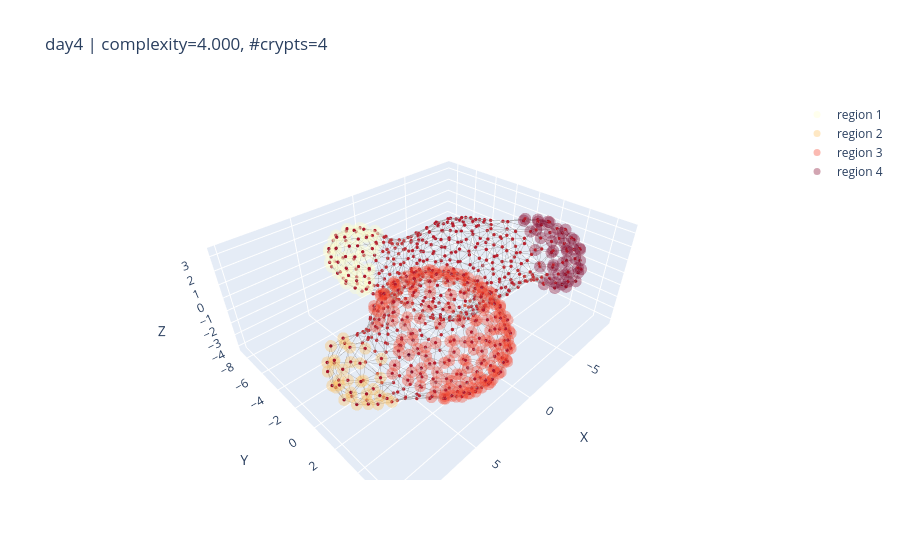
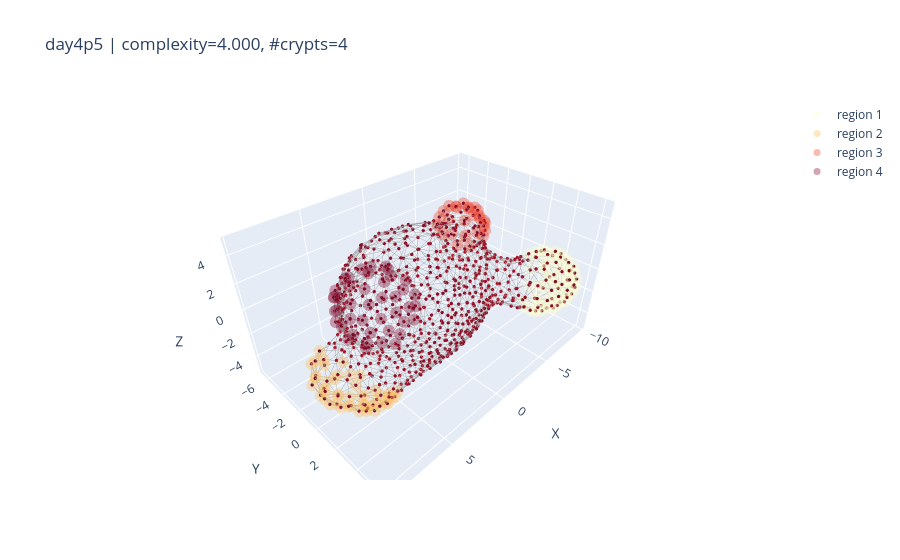

Source (notebook cell) for these figures, in order:
### Code cell
import numpy as np

def plot_random_samples_by_filters(
    results,
    k=3,
    n_crypts=None,                 # e.g. 3 for exact match
    n_crypts_range=None,           # e.g. (2, 5) inclusive; ignored if n_crypts is set
    complexity_range=None,         # e.g. (0.2, 0.6) inclusive
    seed=None,
    node_size=2,
    colorscale='YlOrRd'
):
    """
    Pool across all timepoints, filter by #crypts and complexity, sample k organoids, and plot.

    Parameters
    ----------
    results : dict
        Your per-timepoint results structure.
    k : int
        Number of random samples to plot (pooled across timepoints).
    n_crypts : int or None
        Exact number of crypts to match. If provided, overrides n_crypts_range.
    n_crypts_range : (int, int) or None
        Inclusive range for number of crypts; ignored if n_crypts is not None.
    complexity_range : (float, float) or None
        Inclusive range for complexity. If None, no complexity filtering.
    seed : int or None
        Seed for reproducible sampling. If None, sampling is unseeded.
    node_size : int
        Passed to plot_organoid_graph.
    colorscale : str
        Passed to add_region_overlays for crypts overlay.
    """
    # Gather all candidates as (tp, idx) pairs after filtering
    candidates = []
    for tp, d in results.items():
        comp_arr   = d.get("complexity", [])
        crypts_all = d.get("crypts_all", [])
        N = min(len(comp_arr), len(crypts_all))
        for i in range(N):
            cval = comp_arr[i]
            if cval is None or (isinstance(cval, float) and np.isnan(cval)):
                continue

            n_cr = len(crypts_all[i]) if crypts_all[i] is not None else 0

            # Filter by number of crypts
            if n_crypts is not None:
                if n_cr != int(n_crypts):
                    continue
            elif n_crypts_range is not None:
                lo, hi = n_crypts_range
                if not (lo <= n_cr <= hi):
                    continue

            # Filter by complexity
            if complexity_range is not None:
                clo, chi = complexity_range
                if not (clo <= float(cval) <= chi):
                    continue

            candidates.append((tp, i))

    if not candidates:
        msg = "No organoids match the filters"
        parts = []
        if n_crypts is not None: parts.append(f"#crypts == {n_crypts}")
        elif n_crypts_range is not None: parts.append(f"{n_crypts_range[0]} ≤ #crypts ≤ {n_crypts_range[1]}")
        if complexity_range is not None: parts.append(f"{complexity_range[0]} ≤ complexity ≤ {complexity_range[1]}")
        if parts: msg += f" ({', '.join(parts)})."
        print(msg)
        return

    if seed is not None:
        np.random.seed(seed)

    choose_k = min(k, len(candidates))
    sel_idxs = np.random.choice(len(candidates), size=choose_k, replace=False)

    for j in sel_idxs:
        tp, i = candidates[j]
        d = results[tp]

        fig = plot_organoid_graph(
            d['centroids_all'][i],
            d['cell_graphs_all'][i],
            d['HKS_all'][i][:, 0],
            node_size=node_size
        )
        # crypts overlay
        add_region_overlays(fig, d['centroids_all'][i], d['crypts_all'][i], colorscale=colorscale)
        # villus overlay
        # add_region_overlays(fig, d['centroids_all'][i], [d['villus_all'][i]])

        # Optional: annotate for context
        try:
            cval = float(d['complexity'][i])
            n_cr = len(d['crypts_all'][i]) if d['crypts_all'][i] is not None else 0
            fig.update_layout(title=f"{tp} | complexity={cval:.3f}, #crypts={n_cr}")
        except Exception:
            pass

        fig.show()



# ---- Example calls ----
# Exact #crypts = 3, any complexity:
plot_random_samples_by_filters(results, k=10, n_crypts=4, complexity_range=(0, 4))

# #crypts in [2,5] and complexity in [0.2, 0.6]:
# plot_random_samples_by_filters(results, k=4, n_crypts_range=(2,5), complexity_range=(0.2, 0.6))

### Figure 1 — Plotly figure (JSON) as saved in the notebook; plotly's stock layout.template omitted (floating-point values rounded to 4 significant figures; data arrays with more than 128 entries replaced by an {"elided": "..."} marker saying what was removed)
{"data": [{"hoverinfo": "skip", "line": {"color": "rgba(120,120,120,0.75)", "width": 1}, "mode": "lines", "showlegend": false, "type": "scatter3d", "x": {"elided": "6558 float values"}, "y": {"elided": "6558 float values"}, "z": {"elided": "6558 float values"}}, {"hoverinfo": "skip", "marker": {"cmax": 0.1028, "cmid": 0, "cmin": -0.1028, "color": {"elided": "725 float values"}, "colorscale": [[0, "rgb(5,48,97)"], [0.1, "rgb(33,102,172)"], [0.2, "rgb(67,147,195)"], [0.3, "rgb(146,197,222)"], [0.4, "rgb(209,229,240)"], [0.5, "rgb(247,247,247)"], [0.6, "rgb(253,219,199)"], [0.7, "rgb(244,165,130)"], [0.8, "rgb(214,96,77)"], [0.9, "rgb(178,24,43)"], [1, "rgb(103,0,31)"]], "line": {"width": 0}, "size": 2}, "mode": "markers", "showlegend": false, "type": "scatter3d", "x": {"elided": "725 float values"}, "y": {"elided": "725 float values"}, "z": {"elided": "725 float values"}}, {"hoverinfo": "skip", "marker": {"color": "rgb(255, 255, 204)", "size": 7}, "mode": "markers", "name": "region 1", "opacity": 0.35, "showlegend": true, "type": "scatter3d", "x": [2.12, 1.219, 0.06702, 1.332, 1.468, 1.574, 2.329, 2.586, 2.98, 2.566, 3.278, 0.3652, 3.528, 3.234, -0.1572, 2.324, 3.919, 2.778, 3.537, 2.065, 0.5364, 2.835, 3.864, 3.523, 2.92, 3.21, 3.17, 1.853, 0.8341, 3.467, 1.328, 3.737, -0.1712, 2.783, 2.9, 3.884, 3.04, 0.6845, 3.515, 3.39, -0.3808, 2.626, 1.131, 1.944, 2.56, 1.902, 0.4551, 1.977, 2.834, 3.58, 3.741, 3.109, 1.187, 3.876, 1.754, 2.975, 0.6808, 3.774, 2.295], "y": [-6.503, -5.461, -7.659, -6.147, -8.117, -7.269, -7.318, -5.835, -7.145, -7.776, -6.417, -7.844, -6.371, -4.499, -7.224, -8.45, -6.0, -3.989, -5.389, -5.343, -8.272, -4.974, -6.899, -5.787, -7.119, -7.925, -4.892, -7.401, -7.319, -4.55, -8.541, -5.01, -6.683, -6.367, -3.934, -6.574, -5.577, -6.898, -7.33, -4.928, -7.184, -4.741, -8.07, -8.247, -8.192, -6.505, -6.135, -4.555, -7.932, -7.219, -5.157, -4.102, -6.389, -5.825, -5.404, -4.263, -8.062, -5.317, -5.568], "z": [-1.151, 2.224, 0.9121, -1.5, 1.647, -1.084, -0.8287, -1.191, -0.6199, 1.871, -0.6841, -0.6817, 1.827, 1.121, -0.6214, 0.4296, 0.2277, 0.9925, 1.614, -1.492, 0.03874, -1.268, 0.66, -0.6792, 2.109, 0.7594, 1.643, 2.252, 1.98, 0.1101, 0.6727, 0.4314, 1.395, 2.362, -0.02762, 1.22, 2.107, -1.393, 1.393, -0.7028, 0.2813, 1.861, -0.7536, -0.401, 1.313, 2.477, 2.057, 1.904, -0.1643, 0.04724, 0.9278, 0.4857, 2.339, 1.145, 2.304, -0.6693, 1.338, -0.1171, 2.337]}, {"hoverinfo": "skip", "marker": {"color": "rgb(254, 191, 90)", "size": 7}, "mode": "markers", "name": "region 2", "opacity": 0.35, "showlegend": true, "type": "scatter3d", "x": [9.839, 7.799, 9.033, 9.133, 9.184, 7.783, 9.577, 8.438, 7.608, 8.549, 9.006, 9.029, 8.719, 8.063, 8.313, 8.55, 7.652, 8.507, 9.773, 9.601, 8.221, 8.565, 9.483, 9.257, 7.811, 8.045, 8.583, 9.113, 9.726, 9.368, 7.5, 8.419, 9.409], "y": [1.765, 1.447, 2.109, 3.295, 0.4325, 3.812, 1.064, 1.614, 0.1263, 1.139, 0.994, 3.539, 2.768, 2.38, 3.761, -0.05801, 2.103, 2.655, 2.367, 3.036, 4.02, 0.01581, 1.438, 1.342, 3.286, 0.4356, 3.941, 3.62, 2.511, 2.212, -0.3954, 3.478, 3.1], "z": [-0.1074, -1.493, -1.24, 0.7867, 0.1059, -1.298, 0.1783, 1.434, -1.154, -1.158, -0.9199, -0.6752, 1.339, 1.618, 0.7889, 0.5304, -1.761, -1.534, 0.3364, 0.2086, -0.536, -0.6363, -0.7638, 0.9292, 1.386, 1.067, -0.1008, 0.1795, -0.6374, 1.004, -0.1626, -1.239, -0.7554]}, {"hoverinfo": "skip", "marker": {"color": "rgb(244, 61, 37)", "size": 7}, "mode": "markers", "name": "region 3", "opacity": 0.35, "showlegend": true, "type": "scatter3d", "x": {"elided": "173 float values"}, "y": {"elided": "173 float values"}, "z": {"elided": "173 float values"}}, {"hoverinfo": "skip", "marker": {"color": "rgb(128, 0, 38)", "size": 7}, "mode": "markers", "name": "region 4", "opacity": 0.35, "showlegend": true, "type": "scatter3d", "x": [-8.116, -7.41, -8.751, -6.228, -8.702, -8.473, -6.914, -7.829, -9.218, -9.092, -8.584, -6.13, -9.375, -9.201, -8.846, -8.326, -6.573, -5.923, -7.928, -8.854, -6.307, -9.194, -9.358, -7.435, -7.33, -9.063, -8.559, -6.84, -8.935, -9.082, -8.652, -7.441, -7.069, -6.078, -6.084, -8.196, -6.739, -7.973, -7.551, -6.838, -6.767, -8.325, -7.79, -7.353, -6.862, -7.919, -6.715, -7.842], "y": [2.006, 4.642, 2.674, 4.402, 3.819, 1.197, 4.949, 5.045, 3.428, 2.195, 4.756, 4.543, 3.155, 1.993, 1.275, 0.6653, 4.97, 4.176, 5.182, 4.569, 4.6, 3.821, 2.934, 0.5528, 5.217, 1.824, 1.343, 1.035, 3.787, 2.773, 4.508, 1.647, 5.024, 3.9, 2.452, 2.022, 4.524, 4.762, 2.498, 2.058, 3.815, 3.335, 4.149, 3.229, 3.227, 3.04, 4.174, 4.094], "z": [-1.058, -1.2, -1.1, -0.4096, -1.153, -0.1254, -0.3828, -0.7462, -0.4068, -0.1938, -0.5371, 0.3856, 0.396, 0.6048, 0.7507, 1.256, 0.5464, 1.027, 0.2541, 0.266, 1.224, 0.6927, 0.7478, 2.392, 0.6405, 1.317, 1.941, 2.911, 1.564, 1.647, 1.199, 2.855, 1.373, 1.913, 2.878, 2.572, 1.862, 1.66, 2.928, 3.065, 2.512, 2.392, 2.273, 2.784, -1.411, -1.52, -1.188, -1.496]}], "layout": {"scene": {"aspectmode": "data", "xaxis": {"title": {"text": "X"}}, "yaxis": {"title": {"text": "Y"}}, "zaxis": {"title": {"text": "Z"}}}, "title": {"text": "day4 | complexity=4.000, #crypts=4"}}}

### Figure 2 — Plotly figure (JSON) as saved in the notebook; plotly's stock layout.template omitted (floating-point values rounded to 4 significant figures; data arrays with more than 128 entries replaced by an {"elided": "..."} marker saying what was removed)
{"data": [{"hoverinfo": "skip", "line": {"color": "rgba(120,120,120,0.75)", "width": 1}, "mode": "lines", "showlegend": false, "type": "scatter3d", "x": {"elided": "7410 float values"}, "y": {"elided": "7410 float values"}, "z": {"elided": "7410 float values"}}, {"hoverinfo": "skip", "marker": {"cmax": 0.08971, "cmid": 0, "cmin": -0.08971, "color": {"elided": "819 float values"}, "colorscale": [[0, "rgb(5,48,97)"], [0.1, "rgb(33,102,172)"], [0.2, "rgb(67,147,195)"], [0.3, "rgb(146,197,222)"], [0.4, "rgb(209,229,240)"], [0.5, "rgb(247,247,247)"], [0.6, "rgb(253,219,199)"], [0.7, "rgb(244,165,130)"], [0.8, "rgb(214,96,77)"], [0.9, "rgb(178,24,43)"], [1, "rgb(103,0,31)"]], "line": {"width": 0}, "size": 2}, "mode": "markers", "showlegend": false, "type": "scatter3d", "x": {"elided": "819 float values"}, "y": {"elided": "819 float values"}, "z": {"elided": "819 float values"}}, {"hoverinfo": "skip", "marker": {"color": "rgb(255, 255, 204)", "size": 7}, "mode": "markers", "name": "region 1", "opacity": 0.35, "showlegend": true, "type": "scatter3d", "x": [-7.192, -5.102, -7.258, -7.942, -6.961, -6.851, -8.054, -8.283, -6.594, -8.239, -7.687, -6.019, -8.103, -8.044, -7.076, -6.137, -5.078, -7.358, -9.317, -5.462, -9.48, -6.057, -7.442, -8.826, -7.379, -6.168, -6.244, -7.633, -7.723, -8.59, -6.579, -6.859, -6.996, -5.673, -9.067, -8.72, -9.421, -6.74, -5.559, -9.651, -4.883, -6.317, -8.658, -9.528, -8.247, -8.907, -8.098, -5.158, -5.947, -5.736, -8.974, -9.32, -8.542, -7.048, -6.486, -8.52, -6.046, -9.425, -8.987, -8.376, -7.952, -7.171], "y": [4.291, 5.189, 6.04, 5.349, 4.902, 5.47, 2.508, 5.837, 4.52, 4.506, 3.374, 5.043, 6.165, 3.341, 2.683, 5.609, 4.939, 4.021, 3.423, 5.619, 4.385, 3.552, 5.924, 5.829, 3.084, 6.025, 4.447, 5.699, 6.208, 5.44, 5.85, 6.227, 5.517, 5.145, 4.441, 2.299, 3.308, 2.923, 4.809, 3.928, 5.153, 5.31, 3.402, 4.915, 5.256, 5.585, 6.02, 4.609, 5.75, 5.651, 4.187, 2.819, 2.122, 6.227, 5.929, 2.808, 4.668, 4.859, 5.335, 4.032, 4.721, 4.862], "z": [-2.924, -1.46, 0.2003, -2.411, -2.694, -2.311, -2.335, 0.2017, 1.18, -2.718, -2.97, -2.337, -0.7749, 1.142, 0.9505, 0.395, 0.2434, 1.331, -1.735, -0.8427, 0.164, -2.804, -1.819, -0.5735, 1.177, -0.6511, -2.753, 0.6294, -0.3362, -2.022, -1.739, -0.3783, 0.7555, 0.5127, -2.193, -0.1872, 0.0825, -2.86, -2.234, -0.9049, -0.6154, 0.7247, -2.469, -0.5406, 0.8262, -1.417, -1.403, -2.065, -1.467, -0.1051, 0.8054, -1.012, -1.345, -1.076, 0.15, 0.6475, 0.9999, -1.408, 0.2159, 1.17, 1.158, 1.143]}, {"hoverinfo": "skip", "marker": {"color": "rgb(254, 191, 90)", "size": 7}, "mode": "markers", "name": "region 2", "opacity": 0.35, "showlegend": true, "type": "scatter3d", "x": [5.792, 6.57, 6.511, 7.485, 6.733, 6.161, 7.988, 8.928, 7.059, 7.881, 8.796, 9.55, 9.501, 8.224, 6.075, 6.786, 5.557, 7.383, 7.453, 6.795, 8.819, 9.253, 8.675, 7.686, 7.387, 8.151, 7.466, 6.198, 8.068, 6.739, 8.707, 9.47, 8.129, 9.312, 8.329, 9.279, 9.534, 8.92, 6.621, 8.775, 6.78, 9.156, 8.754, 8.781, 8.13, 6.89, 8.963], "y": [1.926, 1.608, 2.467, 2.592, -1.461, -0.5699, -1.911, -0.7931, 1.853, -1.811, -1.412, -0.5281, 0.8514, 2.782, 0.8315, 0.6632, 2.463, 1.273, 1.84, 2.988, 1.994, 0.6315, -0.2273, -1.169, 3.22, 1.954, 3.131, 2.972, 0.9947, -0.8996, -0.8334, -0.1251, 2.676, -0.2179, 2.652, 0.854, 0.6731, -1.387, 3.238, 1.275, -0.2476, 1.584, 0.546, 2.177, -0.2512, 3.312, 1.35], "z": [-4.136, -4.345, -3.937, -3.797, -3.106, -4.048, -1.615, -1.062, -4.259, -2.83, -2.806, -2.396, -1.924, -2.519, -4.49, -4.526, -3.701, -4.409, -4.233, -3.406, -2.793, -3.391, -0.7366, -3.725, -2.028, -3.812, -2.964, -3.296, -4.195, -3.893, -3.595, -1.606, -3.197, -3.232, -1.799, -1.251, -2.646, -1.708, -2.813, -0.7951, -4.313, -1.98, -3.847, -1.863, -4.104, -2.493, -3.299]}, {"hoverinfo": "skip", "marker": {"color": "rgb(244, 61, 37)", "size": 7}, "mode": "markers", "name": "region 3", "opacity": 0.35, "showlegend": true, "type": "scatter3d", "x": [-7.047, -8.743, -7.359, -6.824, -7.088, -6.966, -8.492, -6.988, -6.354, -8.187, -7.698, -6.204, -6.148, -7.569, -7.231, -8.415, -7.64, -6.013, -6.646, -8.024, -5.588, -5.282, -7.774, -6.498, -7.84, -8.39, -8.37], "y": [-2.017, -3.309, -3.931, -2.961, -2.807, -1.464, -4.359, -4.772, -4.524, -3.432, -2.731, -3.666, -1.892, -1.779, -5.341, -2.483, -4.948, -4.814, -3.762, -2.296, -5.015, -4.531, -2.107, -5.243, -3.987, -3.19, -4.586], "z": [2.349, 1.11, 2.631, 2.806, -0.6459, 1.704, 1.716, -0.2691, 2.558, 2.179, 2.323, 2.809, 2.725, 0.9872, 0.7854, 1.08, 1.945, 0.128, -0.7268, 0.1031, 0.9903, 1.965, 1.648, 1.82, -0.4384, -0.06918, 0.5463]}, {"hoverinfo": "skip", "marker": {"color": "rgb(128, 0, 38)", "size": 7}, "mode": "markers", "name": "region 4", "opacity": 0.35, "showlegend": true, "type": "scatter3d", "x": [5.055, 7.501, 8.421, 7.885, 8.392, 7.97, 5.596, 5.817, 8.017, 7.508, 5.528, 6.693, 4.715, 6.813, 5.16, 6.128, 5.594, 8.292, 7.002, 7.423, 7.146, 6.241, 4.608, 8.566, 7.061, 7.798, 6.524, 7.927, 7.322, 6.506, 7.439, 7.688, 8.025, 8.024, 5.394, 8.341, 8.345, 7.111, 6.248, 4.685, 6.218, 5.377, 6.125], "y": [3.759, 0.1663, 2.798, 3.527, 1.522, 0.7724, 0.8991, 0.4007, 2.286, 3.086, 2.479, 3.956, 1.083, 3.262, 1.83, 2.643, 3.877, 1.094, 0.5092, 1.424, 2.358, 1.539, 3.257, 2.086, -0.3146, 0.3161, 3.941, 3.061, 3.73, 4.133, 3.791, 0.2357, 3.17, 3.33, 4.016, 2.171, 2.612, 4.008, -0.3536, 2.64, 4.143, 3.222, 3.467], "z": [3.354, 3.758, 2.854, 3.095, 3.665, 3.904, 4.751, 4.452, 4.291, 4.384, 4.835, 1.897, 4.431, 4.534, 4.81, 4.854, 3.637, 2.61, 4.457, 4.661, 4.785, 4.914, 3.61, 3.069, 2.811, 2.625, 3.837, 1.811, 3.776, 2.544, 2.35, 3.439, 3.76, 2.39, 2.783, 2.082, 3.717, 3.061, 3.768, 4.264, 3.193, 4.296, 4.365]}], "layout": {"scene": {"aspectmode": "data", "xaxis": {"title": {"text": "X"}}, "yaxis": {"title": {"text": "Y"}}, "zaxis": {"title": {"text": "Z"}}}, "title": {"text": "day4p5 | complexity=4.000, #crypts=4"}}}
